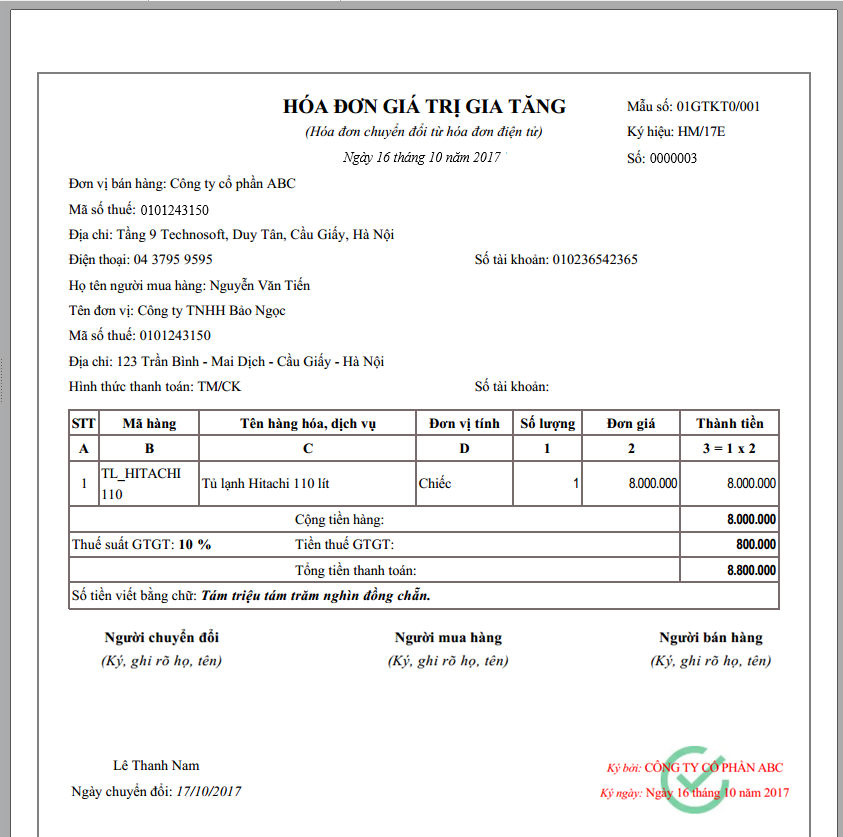
#> input picture input.jpg, 843 x 837 px
$ jupyter execute bieu_do.ipynb
#> lines starting #> are read from the running program, lines starting #| are printed output that depends on the picture
[cell 1]
import matplotlib.pyplot as plt

[cell 2]
x = [1, 2, 3, 4, 5]
y = [2, 4, 6, 8, 10]

plt.plot(x, y)
plt.title("Bieu do duong")
plt.xlabel("Truc X")
plt.ylabel("Truc Y")
plt.show()
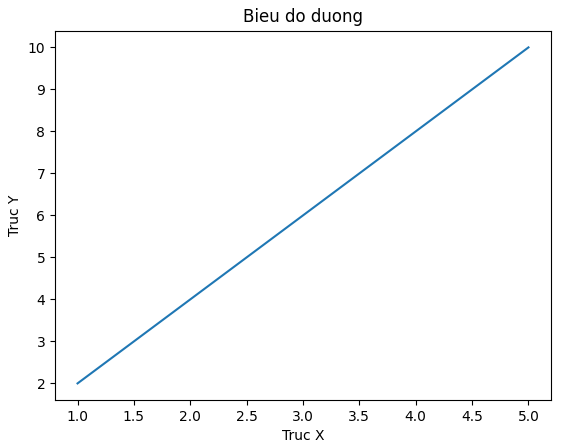
#> figure drawn by matplotlib, 1 panel

[cell 3]
labels = ["A", "B", "C", "D"]
values = [10, 25, 7, 18]

plt.bar(labels, values)
plt.title("Bieu do cot")
plt.show()
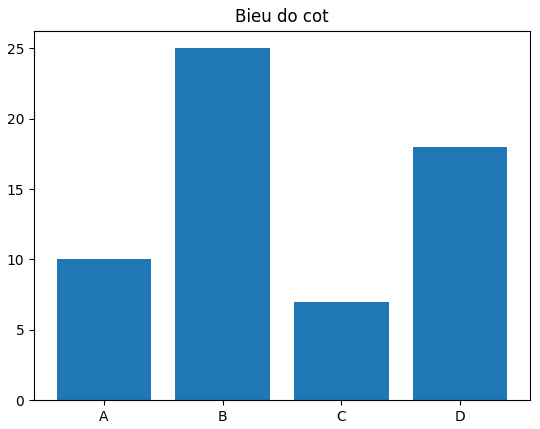
#> figure drawn by matplotlib, 1 panel; tallest bar 25 high, from x = 0.6 to 1.4

[cell 4]
x = [1, 2, 3, 4, 5]
y = [5, 7, 4, 8, 6]

plt.scatter(x, y)
plt.title("Scatter plot")
plt.show()
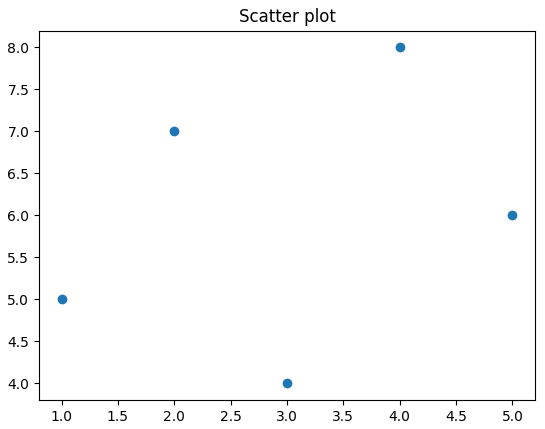
#> figure drawn by matplotlib, 1 panel

[cell 5]
import random

data = [random.randint(1, 100) for _ in range(1000)]

plt.hist(data, bins=20)
plt.title("Histogram")
plt.show()
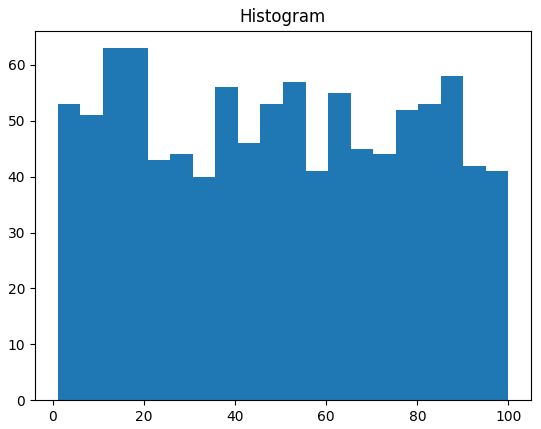
#> figure drawn by matplotlib, 1 panel

[cell 6]
import cv2

img = cv2.imread("input.jpg")
#> img is the input picture: shape (837, 843, 3); mean B, G, R 241.5, 241.6, 242
img_rgb = cv2.cvtColor(img, cv2.COLOR_BGR2RGB)

plt.imshow(img_rgb)
plt.axis("off")
plt.show()

[cell 7]
plt.figure(figsize=(10,4))

plt.subplot(1,2,1)
plt.plot([1,2,3], [1,4,9])
plt.title("Line")

plt.subplot(1,2,2)
plt.bar(["A","B","C"], [5,3,7])
plt.title("Bar")

plt.show()
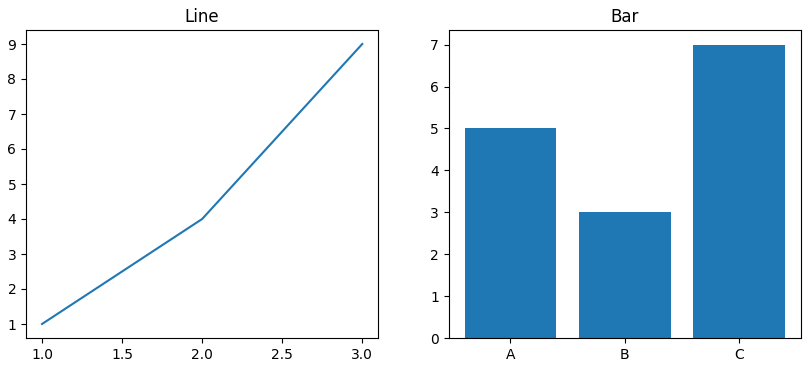
#> figure drawn by matplotlib, 2 panels; panel 2: tallest bar 7 high, from x = 1.6 to 2.4
